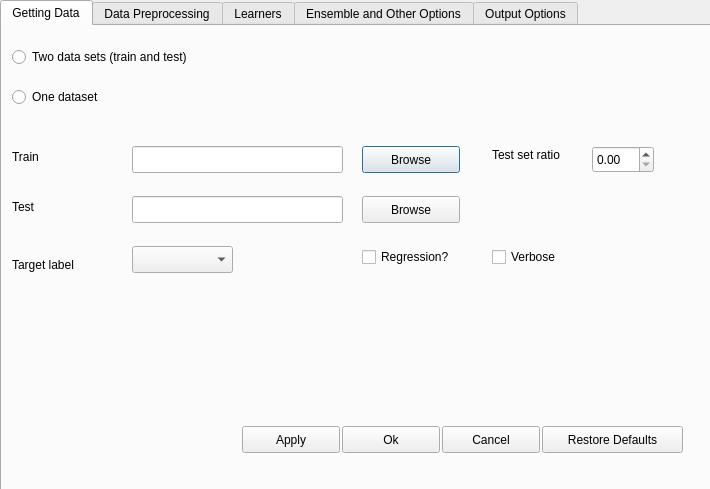
<?xml version="1.0" encoding="UTF-8"?>
<ui version="4.0">
 <class>Dialog</class>
 <widget class="QDialog" name="Dialog">
  <property name="geometry">
   <rect>
    <x>0</x>
    <y>0</y>
    <width>710</width>
    <height>489</height>
   </rect>
  </property>
  <property name="minimumSize">
   <size>
    <width>710</width>
    <height>489</height>
   </size>
  </property>
  <property name="maximumSize">
   <size>
    <width>710</width>
    <height>489</height>
   </size>
  </property>
  <property name="windowTitle">
   <string>ATOM - Settings</string>
  </property>
  <widget class="QTabWidget" name="tabWidget">
   <property name="geometry">
    <rect>
     <x>0</x>
     <y>0</y>
     <width>711</width>
     <height>491</height>
    </rect>
   </property>
   <property name="currentIndex">
    <number>0</number>
   </property>
   <widget class="QWidget" name="tab">
    <attribute name="title">
     <string>Getting Data</string>
    </attribute>
    <widget class="QLabel" name="targetLbl">
     <property name="geometry">
      <rect>
       <x>10</x>
       <y>230</y>
       <width>91</width>
       <height>17</height>
      </rect>
     </property>
     <property name="text">
      <string>Target label</string>
     </property>
    </widget>
    <widget class="QLabel" name="testRatioLbl">
     <property name="geometry">
      <rect>
       <x>490</x>
       <y>120</y>
       <width>101</width>
       <height>17</height>
      </rect>
     </property>
     <property name="text">
      <string>Test set ratio</string>
     </property>
    </widget>
    <widget class="QPushButton" name="browseTrainPathBtn">
     <property name="geometry">
      <rect>
       <x>360</x>
       <y>120</y>
       <width>98</width>
       <height>27</height>
      </rect>
     </property>
     <property name="text">
      <string>Browse</string>
     </property>
    </widget>
    <widget class="QLabel" name="trainPathLbl">
     <property name="geometry">
      <rect>
       <x>10</x>
       <y>120</y>
       <width>66</width>
       <height>21</height>
      </rect>
     </property>
     <property name="text">
      <string>Train</string>
     </property>
    </widget>
    <widget class="QPushButton" name="tab1ApplyBtn">
     <property name="geometry">
      <rect>
       <x>240</x>
       <y>400</y>
       <width>98</width>
       <height>27</height>
      </rect>
     </property>
     <property name="text">
      <string>Apply</string>
     </property>
    </widget>
    <widget class="QCheckBox" name="regressionCheck">
     <property name="geometry">
      <rect>
       <x>360</x>
       <y>220</y>
       <width>111</width>
       <height>22</height>
      </rect>
     </property>
     <property name="text">
      <string>Regression?</string>
     </property>
    </widget>
    <widget class="QRadioButton" name="oneDatasetRadio">
     <property name="geometry">
      <rect>
       <x>10</x>
       <y>60</y>
       <width>116</width>
       <height>22</height>
      </rect>
     </property>
     <property name="text">
      <string>One dataset</string>
     </property>
    </widget>
    <widget class="QLineEdit" name="trainPathTxt">
     <property name="enabled">
      <bool>true</bool>
     </property>
     <property name="geometry">
      <rect>
       <x>130</x>
       <y>120</y>
       <width>211</width>
       <height>27</height>
      </rect>
     </property>
     <property name="readOnly">
      <bool>true</bool>
     </property>
    </widget>
    <widget class="QComboBox" name="targetCB">
     <property name="geometry">
      <rect>
       <x>130</x>
       <y>220</y>
       <width>101</width>
       <height>27</height>
      </rect>
     </property>
    </widget>
    <widget class="QPushButton" name="browseTestPathBtn">
     <property name="geometry">
      <rect>
       <x>360</x>
       <y>170</y>
       <width>98</width>
       <height>27</height>
      </rect>
     </property>
     <property name="text">
      <string>Browse</string>
     </property>
    </widget>
    <widget class="QRadioButton" name="testAndTrainRadio">
     <property name="geometry">
      <rect>
       <x>10</x>
       <y>20</y>
       <width>231</width>
       <height>22</height>
      </rect>
     </property>
     <property name="text">
      <string>Two data sets (train and test)</string>
     </property>
    </widget>
    <widget class="QDoubleSpinBox" name="testRatioBox">
     <property name="geometry">
      <rect>
       <x>590</x>
       <y>120</y>
       <width>62</width>
       <height>27</height>
      </rect>
     </property>
     <property name="locale">
      <locale language="English" country="UnitedKingdom"/>
     </property>
     <property name="maximum">
      <double>1.000000000000000</double>
     </property>
     <property name="singleStep">
      <double>0.100000000000000</double>
     </property>
    </widget>
    <widget class="QPushButton" name="tab1OkBtn">
     <property name="geometry">
      <rect>
       <x>340</x>
       <y>400</y>
       <width>98</width>
       <height>27</height>
      </rect>
     </property>
     <property name="text">
      <string>Ok</string>
     </property>
    </widget>
    <widget class="QPushButton" name="tab1CancelBtn">
     <property name="geometry">
      <rect>
       <x>440</x>
       <y>400</y>
       <width>98</width>
       <height>27</height>
      </rect>
     </property>
     <property name="text">
      <string>Cancel</string>
     </property>
    </widget>
    <widget class="QPushButton" name="tab1RestoreBtn">
     <property name="geometry">
      <rect>
       <x>540</x>
       <y>400</y>
       <width>141</width>
       <height>27</height>
      </rect>
     </property>
     <property name="text">
      <string>Restore Defaults</string>
     </property>
    </widget>
    <widget class="QLabel" name="testPathLbl">
     <property name="geometry">
      <rect>
       <x>10</x>
       <y>170</y>
       <width>66</width>
       <height>21</height>
      </rect>
     </property>
     <property name="text">
      <string>Test</string>
     </property>
    </widget>
    <widget class="QLineEdit" name="testPathTxt">
     <property name="geometry">
      <rect>
       <x>130</x>
       <y>170</y>
       <width>211</width>
       <height>27</height>
      </rect>
     </property>
     <property name="readOnly">
      <bool>true</bool>
     </property>
    </widget>
    <widget class="QCheckBox" name="verboseCheck">
     <property name="geometry">
      <rect>
       <x>490</x>
       <y>220</y>
       <width>111</width>
       <height>22</height>
      </rect>
     </property>
     <property name="text">
      <string>Verbose</string>
     </property>
    </widget>
   </widget>
   <widget class="QWidget" name="tab_2">
    <attribute name="title">
     <string>Data Preprocessing</string>
    </attribute>
    <widget class="QPushButton" name="tab2RestoreBtn">
     <property name="geometry">
      <rect>
       <x>540</x>
       <y>400</y>
       <width>141</width>
       <height>27</height>
      </rect>
     </property>
     <property name="text">
      <string>Restore Defaults</string>
     </property>
    </widget>
    <widget class="QGroupBox" name="groupBox_2">
     <property name="geometry">
      <rect>
       <x>20</x>
       <y>20</y>
       <width>651</width>
       <height>371</height>
      </rect>
     </property>
     <property name="title">
      <string>Data Preparation</string>
     </property>
     <widget class="QCheckBox" name="twoWayCheck">
      <property name="geometry">
       <rect>
        <x>50</x>
        <y>230</y>
        <width>181</width>
        <height>22</height>
       </rect>
      </property>
      <property name="text">
       <string>Add two-way features</string>
      </property>
     </widget>
     <widget class="QLabel" name="twoWayLbl">
      <property name="geometry">
       <rect>
        <x>290</x>
        <y>230</y>
        <width>271</width>
        <height>17</height>
       </rect>
      </property>
      <property name="font">
       <font>
        <pointsize>9</pointsize>
        <weight>50</weight>
        <italic>true</italic>
        <bold>false</bold>
        <kerning>true</kerning>
       </font>
      </property>
      <property name="text">
       <string>&lt;html&gt;&lt;head/&gt;&lt;body&gt;&lt;p&gt;&lt;span style=&quot; font-size:9pt; color:#ff0000;&quot;&gt;Checking this option will increase processing time.&lt;/span&gt;&lt;/p&gt;&lt;/body&gt;&lt;/html&gt;</string>
      </property>
     </widget>
     <widget class="QLabel" name="threeWayLbl">
      <property name="geometry">
       <rect>
        <x>290</x>
        <y>260</y>
        <width>271</width>
        <height>17</height>
       </rect>
      </property>
      <property name="font">
       <font>
        <pointsize>9</pointsize>
        <weight>50</weight>
        <italic>true</italic>
        <bold>false</bold>
        <kerning>true</kerning>
       </font>
      </property>
      <property name="text">
       <string>&lt;html&gt;&lt;head/&gt;&lt;body&gt;&lt;p&gt;&lt;span style=&quot; font-size:9pt; color:#ff0000;&quot;&gt;Checking this option will increase processing time.&lt;/span&gt;&lt;/p&gt;&lt;/body&gt;&lt;/html&gt;</string>
      </property>
     </widget>
     <widget class="QCheckBox" name="logTransCheck">
      <property name="geometry">
       <rect>
        <x>50</x>
        <y>170</y>
        <width>151</width>
        <height>22</height>
       </rect>
      </property>
      <property name="text">
       <string>log transfrom</string>
      </property>
      <property name="checked">
       <bool>true</bool>
      </property>
     </widget>
     <widget class="QCheckBox" name="pweCheck">
      <property name="geometry">
       <rect>
        <x>50</x>
        <y>200</y>
        <width>171</width>
        <height>22</height>
       </rect>
      </property>
      <property name="text">
       <string>Pair-wise elimination</string>
      </property>
      <property name="checked">
       <bool>true</bool>
      </property>
     </widget>
     <widget class="QCheckBox" name="normCheck">
      <property name="enabled">
       <bool>false</bool>
      </property>
      <property name="geometry">
       <rect>
        <x>50</x>
        <y>140</y>
        <width>181</width>
        <height>22</height>
       </rect>
      </property>
      <property name="text">
       <string>Feature normalization</string>
      </property>
      <property name="checked">
       <bool>true</bool>
      </property>
     </widget>
     <widget class="QCheckBox" name="handleMissingCheck">
      <property name="enabled">
       <bool>false</bool>
      </property>
      <property name="geometry">
       <rect>
        <x>50</x>
        <y>80</y>
        <width>181</width>
        <height>22</height>
       </rect>
      </property>
      <property name="text">
       <string>Handle missing values</string>
      </property>
      <property name="checked">
       <bool>true</bool>
      </property>
     </widget>
     <widget class="QCheckBox" name="threeWayCheck">
      <property name="geometry">
       <rect>
        <x>50</x>
        <y>260</y>
        <width>191</width>
        <height>22</height>
       </rect>
      </property>
      <property name="text">
       <string>Add three-way features</string>
      </property>
     </widget>
     <widget class="QCheckBox" name="oneHotCheck">
      <property name="enabled">
       <bool>false</bool>
      </property>
      <property name="geometry">
       <rect>
        <x>50</x>
        <y>110</y>
        <width>151</width>
        <height>22</height>
       </rect>
      </property>
      <property name="text">
       <string>One hot encoding</string>
      </property>
      <property name="checked">
       <bool>true</bool>
      </property>
     </widget>
     <widget class="QCheckBox" name="svdCheck">
      <property name="geometry">
       <rect>
        <x>50</x>
        <y>290</y>
        <width>321</width>
        <height>22</height>
       </rect>
      </property>
      <property name="text">
       <string>Add Singualr Value Decomposition (SVD)</string>
      </property>
     </widget>
     <widget class="QLabel" name="label">
      <property name="geometry">
       <rect>
        <x>290</x>
        <y>200</y>
        <width>151</width>
        <height>17</height>
       </rect>
      </property>
      <property name="text">
       <string>Correlation Threshold:</string>
      </property>
     </widget>
     <widget class="QDoubleSpinBox" name="pweBox">
      <property name="geometry">
       <rect>
        <x>450</x>
        <y>190</y>
        <width>62</width>
        <height>27</height>
       </rect>
      </property>
     </widget>
     <widget class="QCheckBox" name="doFP">
      <property name="geometry">
       <rect>
        <x>20</x>
        <y>40</y>
        <width>191</width>
        <height>22</height>
       </rect>
      </property>
      <property name="text">
       <string>Do Feature Processing</string>
      </property>
      <property name="checked">
       <bool>true</bool>
      </property>
     </widget>
    </widget>
    <widget class="QPushButton" name="tab2OkBtn">
     <property name="geometry">
      <rect>
       <x>340</x>
       <y>400</y>
       <width>98</width>
       <height>27</height>
      </rect>
     </property>
     <property name="text">
      <string>Ok</string>
     </property>
    </widget>
    <widget class="QPushButton" name="tab2CancelBtn">
     <property name="geometry">
      <rect>
       <x>440</x>
       <y>400</y>
       <width>98</width>
       <height>27</height>
      </rect>
     </property>
     <property name="text">
      <string>Cancel</string>
     </property>
    </widget>
    <widget class="QPushButton" name="tab2ApplyBtn">
     <property name="geometry">
      <rect>
       <x>240</x>
       <y>400</y>
       <width>98</width>
       <height>27</height>
      </rect>
     </property>
     <property name="text">
      <string>Apply</string>
     </property>
    </widget>
   </widget>
   <widget class="QWidget" name="tab_3">
    <attribute name="title">
     <string>Learners</string>
    </attribute>
    <widget class="QPushButton" name="tab3OkBtn">
     <property name="geometry">
      <rect>
       <x>340</x>
       <y>400</y>
       <width>98</width>
       <height>27</height>
      </rect>
     </property>
     <property name="text">
      <string>Ok</string>
     </property>
    </widget>
    <widget class="QGroupBox" name="groupBox">
     <property name="geometry">
      <rect>
       <x>10</x>
       <y>20</y>
       <width>641</width>
       <height>331</height>
      </rect>
     </property>
     <property name="title">
      <string>Learners to use:</string>
     </property>
     <widget class="QCheckBox" name="LRCheck">
      <property name="geometry">
       <rect>
        <x>10</x>
        <y>30</y>
        <width>231</width>
        <height>22</height>
       </rect>
      </property>
      <property name="text">
       <string>Logistic/Linear Regression</string>
      </property>
      <property name="checked">
       <bool>true</bool>
      </property>
     </widget>
     <widget class="QCheckBox" name="KNNCheck">
      <property name="geometry">
       <rect>
        <x>10</x>
        <y>60</y>
        <width>171</width>
        <height>21</height>
       </rect>
      </property>
      <property name="text">
       <string>K Nearest Neighbor</string>
      </property>
      <property name="checked">
       <bool>true</bool>
      </property>
     </widget>
     <widget class="QCheckBox" name="NBCheck">
      <property name="geometry">
       <rect>
        <x>10</x>
        <y>90</y>
        <width>131</width>
        <height>22</height>
       </rect>
      </property>
      <property name="text">
       <string>Naive Bayes</string>
      </property>
      <property name="checked">
       <bool>false</bool>
      </property>
     </widget>
     <widget class="QCheckBox" name="GbTreeCheck">
      <property name="geometry">
       <rect>
        <x>10</x>
        <y>120</y>
        <width>281</width>
        <height>21</height>
       </rect>
      </property>
      <property name="text">
       <string>Gradient Bossting Machines (Tree)</string>
      </property>
     </widget>
     <widget class="QCheckBox" name="GbLinearCheck">
      <property name="geometry">
       <rect>
        <x>10</x>
        <y>150</y>
        <width>301</width>
        <height>22</height>
       </rect>
      </property>
      <property name="text">
       <string>Gradient Boosting Machines (Linear)</string>
      </property>
      <property name="checked">
       <bool>true</bool>
      </property>
     </widget>
     <widget class="QCheckBox" name="kernSVMCheck">
      <property name="geometry">
       <rect>
        <x>10</x>
        <y>180</y>
        <width>261</width>
        <height>21</height>
       </rect>
      </property>
      <property name="text">
       <string>Support Vector Machines (Kernel)</string>
      </property>
     </widget>
     <widget class="QCheckBox" name="LinearSVMCheck">
      <property name="geometry">
       <rect>
        <x>10</x>
        <y>210</y>
        <width>281</width>
        <height>22</height>
       </rect>
      </property>
      <property name="text">
       <string>Support Vector Machines (Linear)</string>
      </property>
      <property name="checked">
       <bool>true</bool>
      </property>
     </widget>
     <widget class="QCheckBox" name="ERTCheck">
      <property name="geometry">
       <rect>
        <x>10</x>
        <y>240</y>
        <width>241</width>
        <height>21</height>
       </rect>
      </property>
      <property name="text">
       <string>Extra Random Trees</string>
      </property>
     </widget>
     <widget class="QCheckBox" name="MLPCheck">
      <property name="geometry">
       <rect>
        <x>10</x>
        <y>300</y>
        <width>241</width>
        <height>21</height>
       </rect>
      </property>
      <property name="text">
       <string>Neural Network (MLP)</string>
      </property>
     </widget>
     <widget class="QCheckBox" name="RFCheck">
      <property name="geometry">
       <rect>
        <x>10</x>
        <y>270</y>
        <width>251</width>
        <height>22</height>
       </rect>
      </property>
      <property name="text">
       <string>Random Forest</string>
      </property>
     </widget>
     <widget class="QLabel" name="LRLbl">
      <property name="geometry">
       <rect>
        <x>380</x>
        <y>24</y>
        <width>161</width>
        <height>16</height>
       </rect>
      </property>
      <property name="text">
       <string>number of evaluations:</string>
      </property>
     </widget>
     <widget class="QSpinBox" name="numEvalLR">
      <property name="geometry">
       <rect>
        <x>550</x>
        <y>20</y>
        <width>60</width>
        <height>21</height>
       </rect>
      </property>
      <property name="minimum">
       <number>1</number>
      </property>
      <property name="maximum">
       <number>1000</number>
      </property>
      <property name="value">
       <number>50</number>
      </property>
     </widget>
     <widget class="QLabel" name="KNNLbl">
      <property name="geometry">
       <rect>
        <x>380</x>
        <y>54</y>
        <width>161</width>
        <height>17</height>
       </rect>
      </property>
      <property name="text">
       <string>number of evaluations:</string>
      </property>
     </widget>
     <widget class="QSpinBox" name="numEvalKNN">
      <property name="geometry">
       <rect>
        <x>550</x>
        <y>50</y>
        <width>60</width>
        <height>21</height>
       </rect>
      </property>
      <property name="minimum">
       <number>1</number>
      </property>
      <property name="maximum">
       <number>1000</number>
      </property>
      <property name="value">
       <number>50</number>
      </property>
     </widget>
     <widget class="QLabel" name="NBLbl">
      <property name="geometry">
       <rect>
        <x>380</x>
        <y>90</y>
        <width>161</width>
        <height>17</height>
       </rect>
      </property>
      <property name="text">
       <string>number of evaluations:</string>
      </property>
     </widget>
     <widget class="QSpinBox" name="numEvalNB">
      <property name="geometry">
       <rect>
        <x>550</x>
        <y>86</y>
        <width>60</width>
        <height>21</height>
       </rect>
      </property>
      <property name="minimum">
       <number>1</number>
      </property>
      <property name="maximum">
       <number>1000</number>
      </property>
      <property name="value">
       <number>50</number>
      </property>
     </widget>
     <widget class="QLabel" name="GbTreeLbl">
      <property name="geometry">
       <rect>
        <x>380</x>
        <y>124</y>
        <width>161</width>
        <height>17</height>
       </rect>
      </property>
      <property name="text">
       <string>number of evaluations:</string>
      </property>
     </widget>
     <widget class="QSpinBox" name="numEvalGbTree">
      <property name="geometry">
       <rect>
        <x>550</x>
        <y>120</y>
        <width>60</width>
        <height>21</height>
       </rect>
      </property>
      <property name="minimum">
       <number>1</number>
      </property>
      <property name="maximum">
       <number>1000</number>
      </property>
      <property name="value">
       <number>50</number>
      </property>
     </widget>
     <widget class="QLabel" name="GbLinearLbl">
      <property name="geometry">
       <rect>
        <x>380</x>
        <y>154</y>
        <width>161</width>
        <height>17</height>
       </rect>
      </property>
      <property name="text">
       <string>number of evaluations:</string>
      </property>
     </widget>
     <widget class="QSpinBox" name="numEvalGbLinear">
      <property name="geometry">
       <rect>
        <x>550</x>
        <y>150</y>
        <width>60</width>
        <height>21</height>
       </rect>
      </property>
      <property name="minimum">
       <number>1</number>
      </property>
      <property name="maximum">
       <number>1000</number>
      </property>
      <property name="value">
       <number>50</number>
      </property>
     </widget>
     <widget class="QLabel" name="kernSVMLbl">
      <property name="geometry">
       <rect>
        <x>380</x>
        <y>184</y>
        <width>161</width>
        <height>17</height>
       </rect>
      </property>
      <property name="text">
       <string>number of evaluations:</string>
      </property>
     </widget>
     <widget class="QSpinBox" name="numEvalKernSVM">
      <property name="geometry">
       <rect>
        <x>550</x>
        <y>180</y>
        <width>60</width>
        <height>21</height>
       </rect>
      </property>
      <property name="minimum">
       <number>1</number>
      </property>
      <property name="maximum">
       <number>1000</number>
      </property>
      <property name="value">
       <number>50</number>
      </property>
     </widget>
     <widget class="QLabel" name="linearSVMLbl">
      <property name="geometry">
       <rect>
        <x>380</x>
        <y>214</y>
        <width>161</width>
        <height>17</height>
       </rect>
      </property>
      <property name="text">
       <string>number of evaluations:</string>
      </property>
     </widget>
     <widget class="QSpinBox" name="numEvalLinearSVM">
      <property name="geometry">
       <rect>
        <x>550</x>
        <y>210</y>
        <width>60</width>
        <height>21</height>
       </rect>
      </property>
      <property name="minimum">
       <number>1</number>
      </property>
      <property name="maximum">
       <number>1000</number>
      </property>
      <property name="value">
       <number>50</number>
      </property>
     </widget>
     <widget class="QLabel" name="ERTLbl">
      <property name="geometry">
       <rect>
        <x>380</x>
        <y>244</y>
        <width>161</width>
        <height>17</height>
       </rect>
      </property>
      <property name="text">
       <string>number of evaluations:</string>
      </property>
     </widget>
     <widget class="QSpinBox" name="numEvalERT">
      <property name="geometry">
       <rect>
        <x>550</x>
        <y>240</y>
        <width>60</width>
        <height>21</height>
       </rect>
      </property>
      <property name="minimum">
       <number>1</number>
      </property>
      <property name="maximum">
       <number>1000</number>
      </property>
      <property name="value">
       <number>50</number>
      </property>
     </widget>
     <widget class="QLabel" name="RFLbl">
      <property name="geometry">
       <rect>
        <x>380</x>
        <y>274</y>
        <width>161</width>
        <height>17</height>
       </rect>
      </property>
      <property name="text">
       <string>number of evaluations:</string>
      </property>
     </widget>
     <widget class="QSpinBox" name="numEvalRF">
      <property name="geometry">
       <rect>
        <x>550</x>
        <y>270</y>
        <width>60</width>
        <height>21</height>
       </rect>
      </property>
      <property name="minimum">
       <number>1</number>
      </property>
      <property name="maximum">
       <number>1000</number>
      </property>
      <property name="value">
       <number>50</number>
      </property>
     </widget>
     <widget class="QLabel" name="MLPLbl">
      <property name="geometry">
       <rect>
        <x>380</x>
        <y>304</y>
        <width>161</width>
        <height>17</height>
       </rect>
      </property>
      <property name="text">
       <string>number of evaluations:</string>
      </property>
     </widget>
     <widget class="QSpinBox" name="numEvalMLP">
      <property name="geometry">
       <rect>
        <x>550</x>
        <y>300</y>
        <width>60</width>
        <height>21</height>
       </rect>
      </property>
      <property name="minimum">
       <number>1</number>
      </property>
      <property name="maximum">
       <number>1000</number>
      </property>
      <property name="value">
       <number>50</number>
      </property>
     </widget>
    </widget>
    <widget class="QPushButton" name="tab3ApplyBtn">
     <property name="geometry">
      <rect>
       <x>240</x>
       <y>400</y>
       <width>98</width>
       <height>27</height>
      </rect>
     </property>
     <property name="text">
      <string>Apply</string>
     </property>
    </widget>
    <widget class="QPushButton" name="tab3RestoreBtn">
     <property name="geometry">
      <rect>
       <x>540</x>
       <y>400</y>
       <width>141</width>
       <height>27</height>
      </rect>
     </property>
     <property name="text">
      <string>Restore Defaults</string>
     </property>
    </widget>
    <widget class="QPushButton" name="tab3CancelBtn">
     <property name="geometry">
      <rect>
       <x>440</x>
       <y>400</y>
       <width>98</width>
       <height>27</height>
      </rect>
     </property>
     <property name="text">
      <string>Cancel</string>
     </property>
    </widget>
   </widget>
   <widget class="QWidget" name="tab_4">
    <attribute name="title">
     <string>Ensemble and Other Options</string>
    </attribute>
    <widget class="QPushButton" name="tab4RestoreBtn">
     <property name="geometry">
      <rect>
       <x>540</x>
       <y>400</y>
       <width>141</width>
       <height>27</height>
      </rect>
     </property>
     <property name="text">
      <string>Restore Defaults</string>
     </property>
    </widget>
    <widget class="QGroupBox" name="groupBox_4">
     <property name="geometry">
      <rect>
       <x>300</x>
       <y>20</y>
       <width>331</width>
       <height>231</height>
      </rect>
     </property>
     <property name="title">
      <string>Other Options</string>
     </property>
     <widget class="QCheckBox" name="invCVCheck">
      <property name="geometry">
       <rect>
        <x>20</x>
        <y>130</y>
        <width>181</width>
        <height>22</height>
       </rect>
      </property>
      <property name="text">
       <string>Inverse KFold</string>
      </property>
     </widget>
     <widget class="QLabel" name="label_17">
      <property name="geometry">
       <rect>
        <x>20</x>
        <y>40</y>
        <width>131</width>
        <height>17</height>
       </rect>
      </property>
      <property name="text">
       <string>&lt;html&gt;&lt;head/&gt;&lt;body&gt;&lt;p&gt;Numer of threads&lt;/p&gt;&lt;/body&gt;&lt;/html&gt;</string>
      </property>
     </widget>
     <widget class="QComboBox" name="numThreadCB">
      <property name="geometry">
       <rect>
        <x>170</x>
        <y>30</y>
        <width>78</width>
        <height>27</height>
       </rect>
      </property>
     </widget>
     <widget class="QLabel" name="numFoldLbl">
      <property name="geometry">
       <rect>
        <x>20</x>
        <y>100</y>
        <width>131</width>
        <height>17</height>
       </rect>
      </property>
      <property name="text">
       <string>Number of folds</string>
      </property>
     </widget>
     <widget class="QComboBox" name="metricCB">
      <property name="geometry">
       <rect>
        <x>170</x>
        <y>60</y>
        <width>78</width>
        <height>27</height>
       </rect>
      </property>
     </widget>
     <widget class="QLabel" name="metricLbl">
      <property name="geometry">
       <rect>
        <x>20</x>
        <y>70</y>
        <width>131</width>
        <height>17</height>
       </rect>
      </property>
      <property name="text">
       <string>Metric</string>
      </property>
     </widget>
     <widget class="QComboBox" name="numFoldCB">
      <property name="geometry">
       <rect>
        <x>170</x>
        <y>90</y>
        <width>78</width>
        <height>27</height>
       </rect>
      </property>
     </widget>
     <widget class="QCheckBox" name="buildFinalCheck">
      <property name="geometry">
       <rect>
        <x>20</x>
        <y>160</y>
        <width>181</width>
        <height>22</height>
       </rect>
      </property>
      <property name="text">
       <string>Build final model</string>
      </property>
     </widget>
    </widget>
    <widget class="QPushButton" name="tab4CancelBtn">
     <property name="geometry">
      <rect>
       <x>440</x>
       <y>400</y>
       <width>98</width>
       <height>27</height>
      </rect>
     </property>
     <property name="text">
      <string>Cancel</string>
     </property>
    </widget>
    <widget class="QPushButton" name="tab4OkBtn">
     <property name="geometry">
      <rect>
       <x>340</x>
       <y>400</y>
       <width>98</width>
       <height>27</height>
      </rect>
     </property>
     <property name="text">
      <string>Ok</string>
     </property>
    </widget>
    <widget class="QGroupBox" name="groupBox_3">
     <property name="geometry">
      <rect>
       <x>20</x>
       <y>20</y>
       <width>211</width>
       <height>141</height>
      </rect>
     </property>
     <property name="title">
      <string>Ensemble Options</string>
     </property>
     <widget class="QCheckBox" name="avgCheck">
      <property name="geometry">
       <rect>
        <x>10</x>
        <y>30</y>
        <width>97</width>
        <height>22</height>
       </rect>
      </property>
      <property name="text">
       <string>Averaging</string>
      </property>
      <property name="checked">
       <bool>true</bool>
      </property>
     </widget>
     <widget class="QCheckBox" name="stackCheck">
      <property name="geometry">
       <rect>
        <x>10</x>
        <y>60</y>
        <width>181</width>
        <height>22</height>
       </rect>
      </property>
      <property name="text">
       <string>Stacking Ensemble</string>
      </property>
     </widget>
    </widget>
    <widget class="QPushButton" name="tab4ApplyBtn">
     <property name="geometry">
      <rect>
       <x>240</x>
       <y>400</y>
       <width>98</width>
       <height>27</height>
      </rect>
     </property>
     <property name="text">
      <string>Apply</string>
     </property>
    </widget>
   </widget>
   <widget class="QWidget" name="tab_5">
    <attribute name="title">
     <string>Output Options</string>
    </attribute>
    <widget class="QPushButton" name="tab5OkBtn">
     <property name="geometry">
      <rect>
       <x>340</x>
       <y>400</y>
       <width>98</width>
       <height>27</height>
      </rect>
     </property>
     <property name="text">
      <string>Ok</string>
     </property>
    </widget>
    <widget class="QGroupBox" name="groupBox_5">
     <property name="geometry">
      <rect>
       <x>20</x>
       <y>20</y>
       <width>241</width>
       <height>221</height>
      </rect>
     </property>
     <property name="title">
      <string>Final Report Visualizations</string>
     </property>
     <widget class="QCheckBox" name="ROCCheck">
      <property name="geometry">
       <rect>
        <x>20</x>
        <y>40</y>
        <width>161</width>
        <height>22</height>
       </rect>
      </property>
      <property name="text">
       <string>ROC Curve</string>
      </property>
     </widget>
     <widget class="QCheckBox" name="confMatCheck">
      <property name="geometry">
       <rect>
        <x>20</x>
        <y>70</y>
        <width>161</width>
        <height>22</height>
       </rect>
      </property>
      <property name="text">
       <string>Confusion Matrix</string>
      </property>
     </widget>
     <widget class="QCheckBox" name="featImpCheck">
      <property name="geometry">
       <rect>
        <x>20</x>
        <y>100</y>
        <width>161</width>
        <height>22</height>
       </rect>
      </property>
      <property name="text">
       <string>Feature Importance</string>
      </property>
     </widget>
     <widget class="QCheckBox" name="cloudCheck">
      <property name="geometry">
       <rect>
        <x>20</x>
        <y>130</y>
        <width>161</width>
        <height>22</height>
       </rect>
      </property>
      <property name="text">
       <string>Classifier Cloud</string>
      </property>
     </widget>
     <widget class="QCheckBox" name="decBoundCheck">
      <property name="geometry">
       <rect>
        <x>20</x>
        <y>160</y>
        <width>161</width>
        <height>22</height>
       </rect>
      </property>
      <property name="text">
       <string>Decision Boundary</string>
      </property>
     </widget>
    </widget>
    <widget class="QPushButton" name="tab5CancelBtn">
     <property name="geometry">
      <rect>
       <x>440</x>
       <y>400</y>
       <width>98</width>
       <height>27</height>
      </rect>
     </property>
     <property name="text">
      <string>Cancel</string>
     </property>
    </widget>
    <widget class="QPushButton" name="tab5RestoreBtn">
     <property name="geometry">
      <rect>
       <x>540</x>
       <y>400</y>
       <width>141</width>
       <height>27</height>
      </rect>
     </property>
     <property name="text">
      <string>Restore Defaults</string>
     </property>
    </widget>
    <widget class="QPushButton" name="tab5ApplyBtn">
     <property name="geometry">
      <rect>
       <x>240</x>
       <y>400</y>
       <width>98</width>
       <height>27</height>
      </rect>
     </property>
     <property name="text">
      <string>Apply</string>
     </property>
    </widget>
   </widget>
  </widget>
 </widget>
 <resources/>
 <connections/>
</ui>
